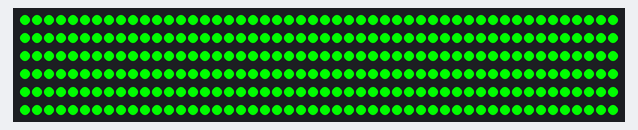
Bench run of a program on a simulated Raspberry Pi (BCM pin numbers). Parts: 300 RGB LEDs in strip order, left to right, continuing on the next row. Dim RGB values are drawn brighter than linear.

Above: at 0.1 s.
At 11.5 s:
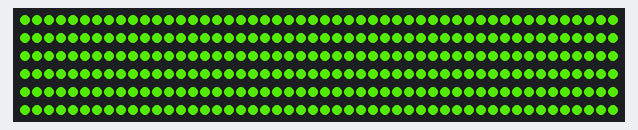
At 19.8 s:
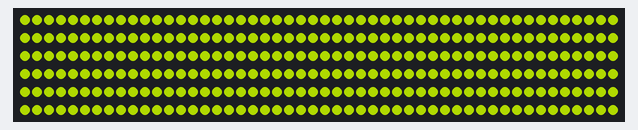
At 29.6 s:
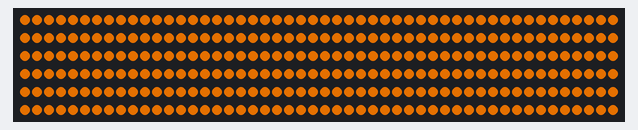
At 39.5 s:
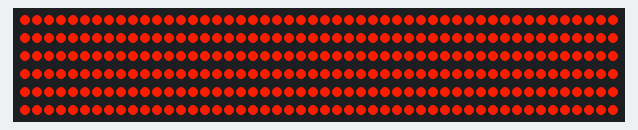

The program:

fadeRainbow.py
```python
import time
import board
import neopixel

pixel_pin = board.D18
num_pixels = 300
ORDER = neopixel.RGB
wait = 0.5

pixels = neopixel.NeoPixel(pixel_pin, num_pixels, brightness=1.0, auto_write=False, pixel_order=ORDER)


def setColor(r, g, b):
	for index in range(0, num_pixels):
		pixels[index] = (r,g,b)

def pickColor(index):
	color = [0,0,0]
	if(index < 85):
		color[0] = index *3
		color[1] = 255 - index *3
		color[2] = 0
	elif(index < 170):
		index -= 85
		color[0] = 255 - index * 3
		color[1] = 0
		color[2] = index *3
	else:
		index -= 170
		color[0] = 0
		color[1] = index *3
		color[2] = 255 - index * 3
	return color

while True:
	#red loop
	for seed in range(0, 255):
		color = pickColor(seed)
		setColor(color[0], color[1], color[2])
		pixels.show()
		time.sleep(wait)
```
